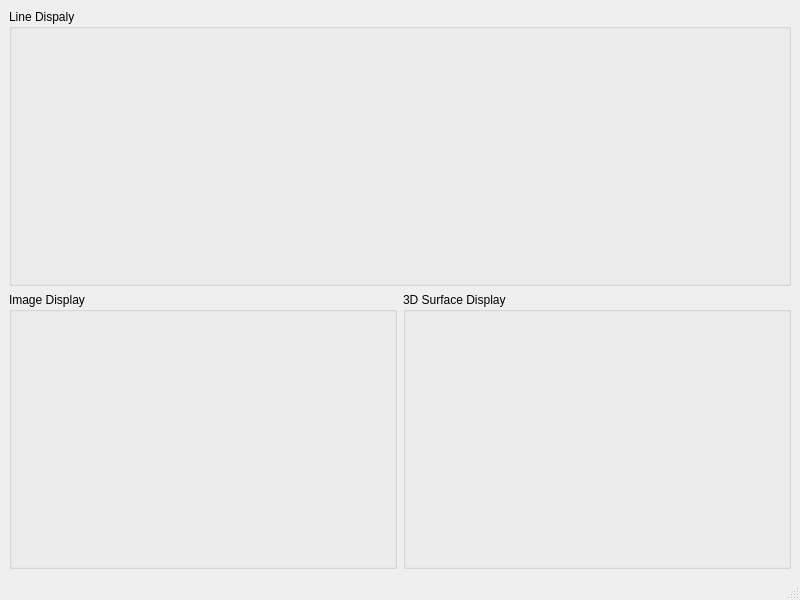
<?xml version="1.0" encoding="UTF-8"?>
<ui version="4.0">
 <class>MainWindow</class>
 <widget class="QMainWindow" name="MainWindow">
  <property name="geometry">
   <rect>
    <x>0</x>
    <y>0</y>
    <width>800</width>
    <height>600</height>
   </rect>
  </property>
  <property name="windowTitle">
   <string>MainWindow</string>
  </property>
  <widget class="QWidget" name="centralwidget">
   <layout class="QHBoxLayout" name="horizontalLayout_2">
    <item>
     <layout class="QVBoxLayout" name="verticalLayout">
      <item>
       <widget class="QGroupBox" name="groupBox">
        <property name="title">
         <string>Line Dispaly</string>
        </property>
       </widget>
      </item>
      <item>
       <layout class="QHBoxLayout" name="horizontalLayout">
        <item>
         <widget class="QGroupBox" name="groupBox_3">
          <property name="title">
           <string>Image Display</string>
          </property>
         </widget>
        </item>
        <item>
         <widget class="QGroupBox" name="groupBox_4">
          <property name="title">
           <string>3D Surface Display</string>
          </property>
         </widget>
        </item>
       </layout>
      </item>
     </layout>
    </item>
   </layout>
  </widget>
  <widget class="QMenuBar" name="menubar">
   <property name="geometry">
    <rect>
     <x>0</x>
     <y>0</y>
     <width>800</width>
     <height>26</height>
    </rect>
   </property>
  </widget>
  <widget class="QStatusBar" name="statusbar"/>
 </widget>
 <resources/>
 <connections/>
</ui>
